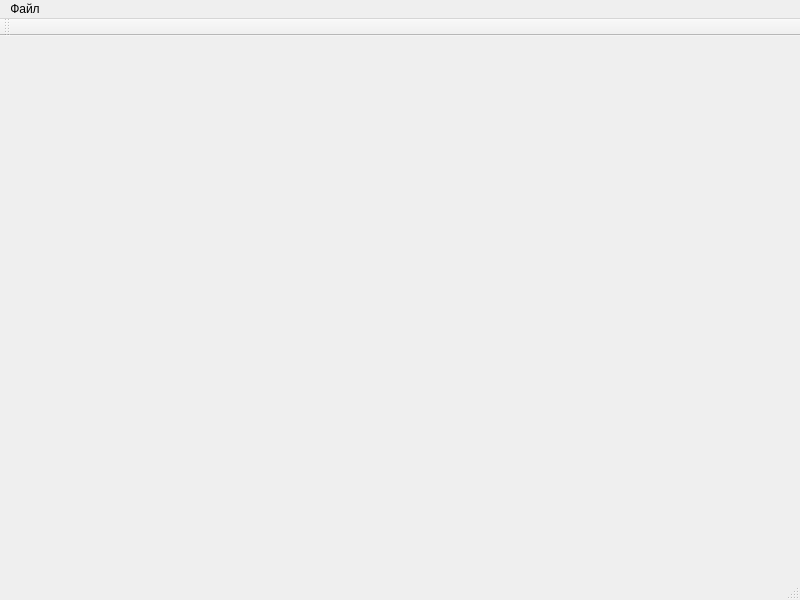
<?xml version="1.0" encoding="UTF-8"?>
<ui version="4.0">
 <class>MainWindow</class>
 <widget class="QMainWindow" name="MainWindow">
  <property name="geometry">
   <rect>
    <x>0</x>
    <y>0</y>
    <width>800</width>
    <height>600</height>
   </rect>
  </property>
  <property name="windowTitle">
   <string>LaserBotGui</string>
  </property>
  <widget class="QWidget" name="centralwidget">
   <layout class="QVBoxLayout" name="verticalLayout">
    <item>
     <widget class="CMainViewport" name="mainView" native="true"/>
    </item>
   </layout>
  </widget>
  <widget class="QMenuBar" name="menubar">
   <property name="geometry">
    <rect>
     <x>0</x>
     <y>0</y>
     <width>800</width>
     <height>24</height>
    </rect>
   </property>
   <widget class="QMenu" name="menu">
    <property name="title">
     <string>Файл</string>
    </property>
    <addaction name="separator"/>
    <addaction name="actionImport"/>
    <addaction name="separator"/>
    <addaction name="actionExit"/>
   </widget>
   <addaction name="menu"/>
  </widget>
  <widget class="QStatusBar" name="statusbar"/>
  <widget class="QToolBar" name="toolBar">
   <property name="windowTitle">
    <string>toolBar</string>
   </property>
   <attribute name="toolBarArea">
    <enum>TopToolBarArea</enum>
   </attribute>
   <attribute name="toolBarBreak">
    <bool>false</bool>
   </attribute>
  </widget>
  <action name="actionImport">
   <property name="text">
    <string>Импорт...</string>
   </property>
  </action>
  <action name="actionExit">
   <property name="text">
    <string>Выход</string>
   </property>
  </action>
 </widget>
 <customwidgets>
  <customwidget>
   <class>CMainViewport</class>
   <extends>QWidget</extends>
   <header>cmainviewport.h</header>
   <container>1</container>
  </customwidget>
 </customwidgets>
 <resources/>
 <connections/>
</ui>
